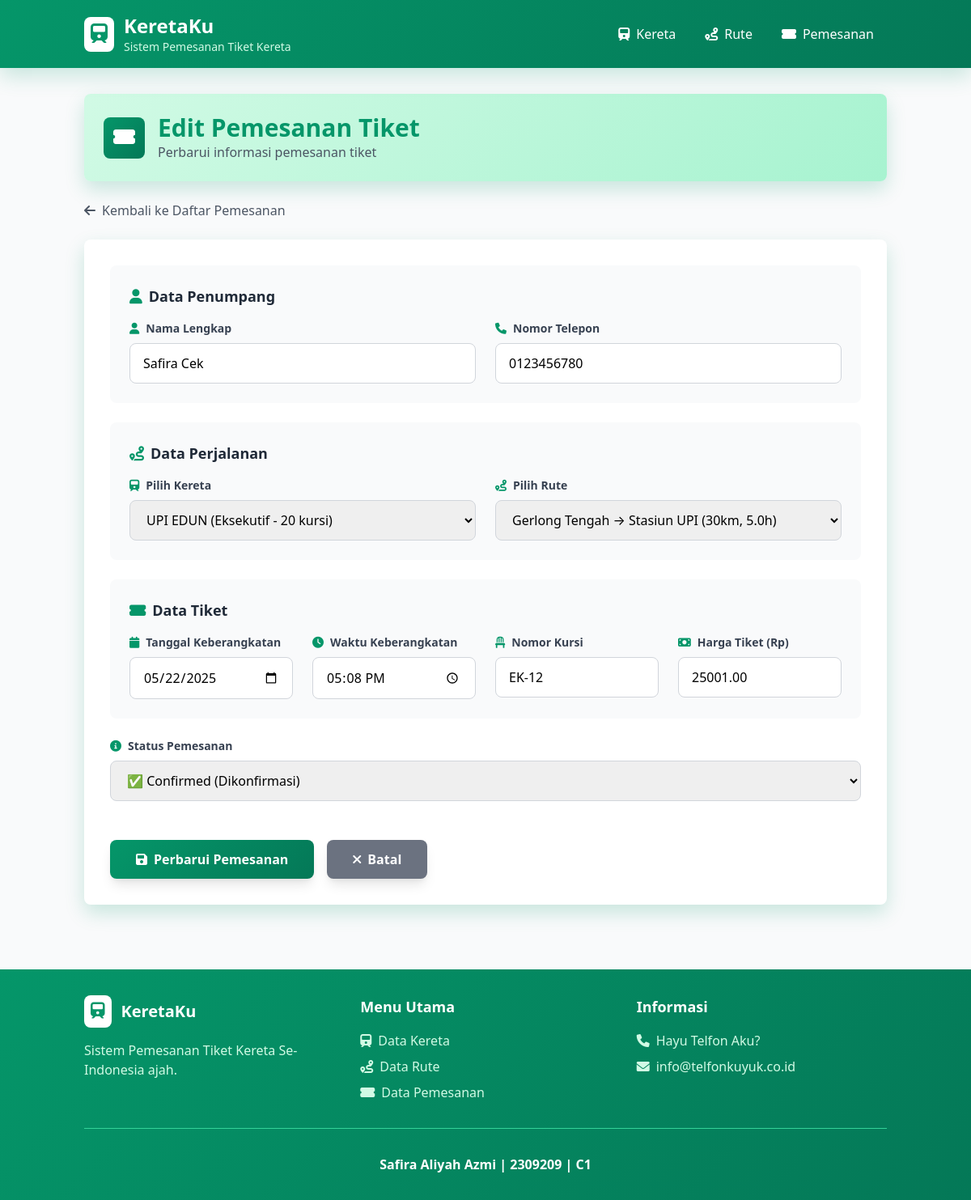
The page /index.php?entity=booking&action=edit&id=4 on the database its author committed.
### tables this page shows
CREATE TABLE `bookings` (
  `id` int(11) NOT NULL,
  `train_id` int(11) NOT NULL,
  `route_id` int(11) NOT NULL,
  `passenger_name` varchar(100) NOT NULL,
  `passenger_phone` varchar(20) NOT NULL,
  `departure_date` date NOT NULL,
  `departure_time` time NOT NULL,
  `seat_number` varchar(10) NOT NULL,
  `ticket_price` decimal(10,2) NOT NULL,
  `booking_status` enum('confirmed','pending','cancelled') DEFAULT 'confirmed',
  `created_at` timestamp NOT NULL DEFAULT current_timestamp()
);

CREATE TABLE `trains` (
  `id` int(11) NOT NULL,
  `train_name` varchar(100) NOT NULL,
  `train_type` varchar(50) NOT NULL,
  `capacity` int(11) NOT NULL,
  `created_at` timestamp NOT NULL DEFAULT current_timestamp()
);

CREATE TABLE `routes` (
  `id` int(11) NOT NULL,
  `departure_station` varchar(100) NOT NULL,
  `arrival_station` varchar(100) NOT NULL,
  `distance_km` int(11) NOT NULL,
  `duration_hours` decimal(3,1) NOT NULL,
  `created_at` timestamp NOT NULL DEFAULT current_timestamp()
);

### viewmodel/BookingViewModel.php (called while the page is built, shortened)
<?php
require_once 'model/Booking.php';
require_once 'model/Train.php';
require_once 'model/Route.php';
class BookingViewModel {
    private $booking;
    private $train;
    private $route;
    public function __construct() {
        $this->booking = new Booking();
        $this->train = new Train();
        $this->route = new Route();
    }
    public function getBookingById($id) {
        $this->booking->id = $id;
        return $this->booking->readOne();
    }
    public function getTrains() {
        return $this->train->readAll();
    }
    public function getRoutes() {
        return $this->route->readAll();
    }
}

### model/Booking.php (called while the page is built, shortened)
<?php
require_once 'config/Database.php';
class Booking {
    private $conn;
    private $table = "bookings";
    public $id;
    public function __construct() {
        $database = new Database();
        $this->conn = $database->getConnection();
    }
    public function readOne() {
        $query = "SELECT b.*, t.train_name, t.train_type, r.departure_station, r.arrival_station, r.distance_km, r.duration_hours
                  FROM " . $this->table . " b
                  LEFT JOIN trains t ON b.train_id = t.id
                  LEFT JOIN routes r ON b.route_id = r.id
                  WHERE b.id = :id";
        $stmt = $this->conn->prepare($query);
        $stmt->bindParam(':id', $this->id);
        $stmt->execute();
        return $stmt->fetch();
    }
}

### config/Database.php (called while the page is built, shortened)
<?php
class Database {
    private $host = "localhost";
    private $username = "root";
    private $password = "";
    private $database = "train_booking_system";
    public function getConnection() {
        $this->conn = null;
        try {
            $this->conn = new PDO("mysql:host=" . $this->host . ";dbname=" . $this->database, $this->username, $this->password);
            $this->conn->setAttribute(PDO::ATTR_ERRMODE, PDO::ERRMODE_EXCEPTION);
        } catch(PDOException $e) {
            echo "Connection error: " . $e->getMessage();
        }
        return $this->conn;
    }
}
?>

### model/Train.php (called while the page is built, shortened)
<?php
require_once 'config/Database.php';
class Train {
    private $conn;
    private $table = "trains";
    public function __construct() {
        $database = new Database();
        $this->conn = $database->getConnection();
    }
    public function readAll() {
        $query = "SELECT * FROM " . $this->table . " ORDER BY id DESC";
        $stmt = $this->conn->prepare($query);
        $stmt->execute();
        return $stmt->fetchAll();
    }
}

### model/Route.php (called while the page is built, shortened)
<?php
require_once 'config/Database.php';
class Route {
    private $conn;
    private $table = "routes";
    public function __construct() {
        $database = new Database();
        $this->conn = $database->getConnection();
    }
    public function readAll() {
        $query = "SELECT * FROM " . $this->table . " ORDER BY id DESC";
        $stmt = $this->conn->prepare($query);
        $stmt->execute();
        return $stmt->fetchAll();
    }
}

### views/booking/booking_form.php (the view, shortened to what this page needs)
<?php
require_once 'views/template/header.php';
?>
<div class="bg-train-light rounded-lg p-6 mb-6 shadow-train">
    <div class="flex items-center">
        <div class="bg-train-green text-white p-3 rounded-lg mr-4">
            <i class="fas fa-ticket-alt text-2xl"></i>
        </div>
        <div>
            <h2 class="text-3xl font-bold text-train-green">
                <?php echo isset($booking) ? 'Edit Pemesanan Tiket' : 'Tambah Pemesanan Baru'; ?>
            </h2>
            <p class="text-gray-600">
                <?php echo isset($booking) ? 'Perbarui informasi pemesanan tiket' : 'Lengkapi data pemesanan tiket kereta api'; ?>
            </p>
        </div>
    </div>
</div>
<div class="mb-6">
    <a href="index.php?entity=booking" class="text-gray-600 hover:text-train-green transition duration-200 inline-flex items-center space-x-2">
        <i class="fas fa-arrow-left"></i>
        <span>Kembali ke Daftar Pemesanan</span>
    </a>
</div>
<div class="bg-white rounded-lg shadow-train p-8">
    <form action="index.php?entity=booking&action=<?php echo isset($booking) ? 'update&id=' . $booking['id'] : 'save'; ?>" method="POST" class="space-y-6">
        <div class="bg-gray-50 rounded-lg p-6">
            <h3 class="text-lg font-semibold text-gray-800 mb-4">
                <i class="fas fa-user text-train-green mr-2"></i>Data Penumpang
            </h3>
            <div class="grid grid-cols-1 md:grid-cols-2 gap-6">
                <div>
                    <label class="block text-sm font-semibold text-gray-700 mb-2">
                        <i class="fas fa-user text-train-green mr-2"></i>Nama Lengkap
                    </label>
                    <input type="text"
                           name="passenger_name"
                           value="<?php echo isset($booking) ? htmlspecialchars($booking['passenger_name']) : ''; ?>"
                           class="w-full px-4 py-3 border border-gray-300 rounded-lg focus:ring-2 focus:ring-green-500 focus:border-transparent transition duration-200"
                           placeholder="Contoh: Ahmad Wijaya"
                           required>
                </div>
                <div>
                    <label class="block text-sm font-semibold text-gray-700 mb-2">
                        <i class="fas fa-phone text-train-green mr-2"></i>Nomor Telepon
                    </label>
                    <input type="tel"
                           name="passenger_phone"
                           value="<?php echo isset($booking) ? htmlspecialchars($booking['passenger_phone']) : ''; ?>"
                           class="w-full px-4 py-3 border border-gray-300 rounded-lg focus:ring-2 focus:ring-green-500 focus:border-transparent transition duration-200"
                           placeholder="Contoh: 081234567890"
                           required>
                </div>
            </div>
        </div>
        <div class="bg-gray-50 rounded-lg p-6">
            <h3 class="text-lg font-semibold text-gray-800 mb-4">
                <i class="fas fa-route text-train-green mr-2"></i>Data Perjalanan
            </h3>
            <div class="grid grid-cols-1 md:grid-cols-2 gap-6">
                <div>
                    <label class="block text-sm font-semibold text-gray-700 mb-2">
                        <i class="fas fa-train text-train-green mr-2"></i>Pilih Kereta
                    </label>
                    <select name="train_id" class="w-full px-4 py-3 border border-gray-300 rounded-lg focus:ring-2 focus:ring-green-500 focus:border-transparent transition duration-200" required>
                        <?php foreach ($trains as $train): ?>
                        <option value="<?php echo $train['id']; ?>" <?php echo isset($booking) && $booking['train_id'] == $train['id'] ? 'selected' : ''; ?>>
                            <?php echo htmlspecialchars($train['train_name']); ?> (<?php echo $train['train_type']; ?> - <?php echo $train['capacity']; ?> kursi)
                        </option>
                        <?php endforeach; ?>
                    </select>
                </div>
                <div>
                    <label class="block text-sm font-semibold text-gray-700 mb-2">
                        <i class="fas fa-route text-train-green mr-2"></i>Pilih Rute
                    </label>
                    <select name="route_id" class="w-full px-4 py-3 border border-gray-300 rounded-lg focus:ring-2 focus:ring-green-500 focus:border-transparent transition duration-200" required>
                        <?php foreach ($routes as $route): ?>
                        <option value="<?php echo $route['id']; ?>" <?php echo isset($booking) && $booking['route_id'] == $route['id'] ? 'selected' : ''; ?>>
                            <?php echo htmlspecialchars($route['departure_station']); ?> → <?php echo htmlspecialchars($route['arrival_station']); ?>
                        </option>
                        <?php endforeach; ?>
                    </select>
                </div>
            </div>
        </div>
        <div class="bg-gray-50 rounded-lg p-6">
            <h3 class="text-lg font-semibold text-gray-800 mb-4">
                <i class="fas fa-ticket-alt text-train-green mr-2"></i>Data Tiket
            </h3>
            <div class="grid grid-cols-1 md:grid-cols-2 lg:grid-cols-4 gap-6">
                <div>
                    <label class="block text-sm font-semibold text-gray-700 mb-2">
                        <i class="fas fa-calendar text-train-green mr-2"></i>Tanggal Keberangkatan
                    </label>
                    <input type="date"
                           name="departure_date"
                           value="<?php echo isset($booking) ? $booking['departure_date'] : ''; ?>"
                           class="w-full px-4 py-3 border border-gray-300 rounded-lg focus:ring-2 focus:ring-green-500 focus:border-transparent transition duration-200"
                           min="<?php echo date('Y-m-d'); ?>"
                           required>
                </div>
                <div>
                    <label class="block text-sm font-semibold text-gray-700 mb-2">
                        <i class="fas fa-clock text-train-green mr-2"></i>Waktu Keberangkatan
                    </label>
                    <input type="time"
                           name="departure_time"
                           value="<?php echo isset($booking) ? $booking['departure_time'] : ''; ?>"
                           class="w-full px-4 py-3 border border-gray-300 rounded-lg focus:ring-2 focus:ring-green-500 focus:border-transparent transition duration-200"
                           required>
                </div>
                <div>
                    <label class="block text-sm font-semibold text-gray-700 mb-2">
                        <i class="fas fa-chair text-train-green mr-2"></i>Nomor Kursi
                    </label>
                    <input type="text"
                           name="seat_number"
                           value="<?php echo isset($booking) ? htmlspecialchars($booking['seat_number']) : ''; ?>"
                           class="w-full px-4 py-3 border border-gray-300 rounded-lg focus:ring-2 focus:ring-green-500 focus:border-transparent transition duration-200"
                           placeholder="Contoh: EKS-1A"
                           required>
                </div>
                <div>
                    <label class="block text-sm font-semibold text-gray-700 mb-2">
                        <i class="fas fa-money-bill text-train-green mr-2"></i>Harga Tiket (Rp)
                    </label>
                    <input type="number"
                           name="ticket_price"
                           value="<?php echo isset($booking) ? $booking['ticket_price'] : ''; ?>"
                           class="w-full px-4 py-3 border border-gray-300 rounded-lg focus:ring-2 focus:ring-green-500 focus:border-transparent transition duration-200"
                           placeholder="350000"
                           min="1"
                           step="1000"
                           required>
                </div>
            </div>
        </div>
        <div>
            <label class="block text-sm font-semibold text-gray-700 mb-2">
                <i class="fas fa-info-circle text-train-green mr-2"></i>Status Pemesanan
            </label>
            <select name="booking_status" class="w-full px-4 py-3 border border-gray-300 rounded-lg focus:ring-2 focus:ring-green-500 focus:border-transparent transition duration-200" required>
                <option value="confirmed" <?php echo isset($booking) && $booking['booking_status'] == 'confirmed' ? 'selected' : ''; ?>>
                    ✅ Confirmed (Dikonfirmasi)
                </option>
            </select>
        </div>
        <div class="flex space-x-4 pt-6">
            <button type="submit"
                    class="bg-train-green text-white px-8 py-3 rounded-lg hover-train-green transition duration-200 shadow-lg font-semibold inline-flex items-center space-x-2">
                <i class="fas fa-save"></i>
                <span><?php echo isset($booking) ? 'Perbarui Pemesanan' : 'Simpan Pemesanan'; ?></span>
            </button>
            <a href="index.php?entity=booking"
               class="bg-gray-500 text-white px-8 py-3 rounded-lg hover:bg-gray-600 transition duration-200 shadow-lg font-semibold inline-flex items-center space-x-2">
                <i class="fas fa-times"></i>
                <span>Batal</span>
            </a>
        </div>
    </form>
</div>
<?php
require_once 'views/template/footer.php';
?>

### views/template/header.php (style rules this page uses)
.bg-train-green { background: linear-gradient(135deg, #059669 0%, #047857 100%); }
.bg-train-light { background: linear-gradient(135deg, #d1fae5 0%, #a7f3d0 100%); }
.text-train-green { color: #059669; }
.shadow-train { box-shadow: 0 10px 25px rgba(5, 150, 105, 0.2); }

### rows shown on the page
bookings: passenger_name "Safira Cek", passenger_phone "0123456780", train_id "UPI EDUN (Eksekutif - 20 kursi)", route_id "Gerlong Tengah → Stasiun UPI (30km, 5.0h)", departure_date "05/22/2025", departure_time "17:08:00", seat_number "EK-12", ticket_price "25001.00", booking_status "✅ Confirmed (Dikonfirmasi)"
